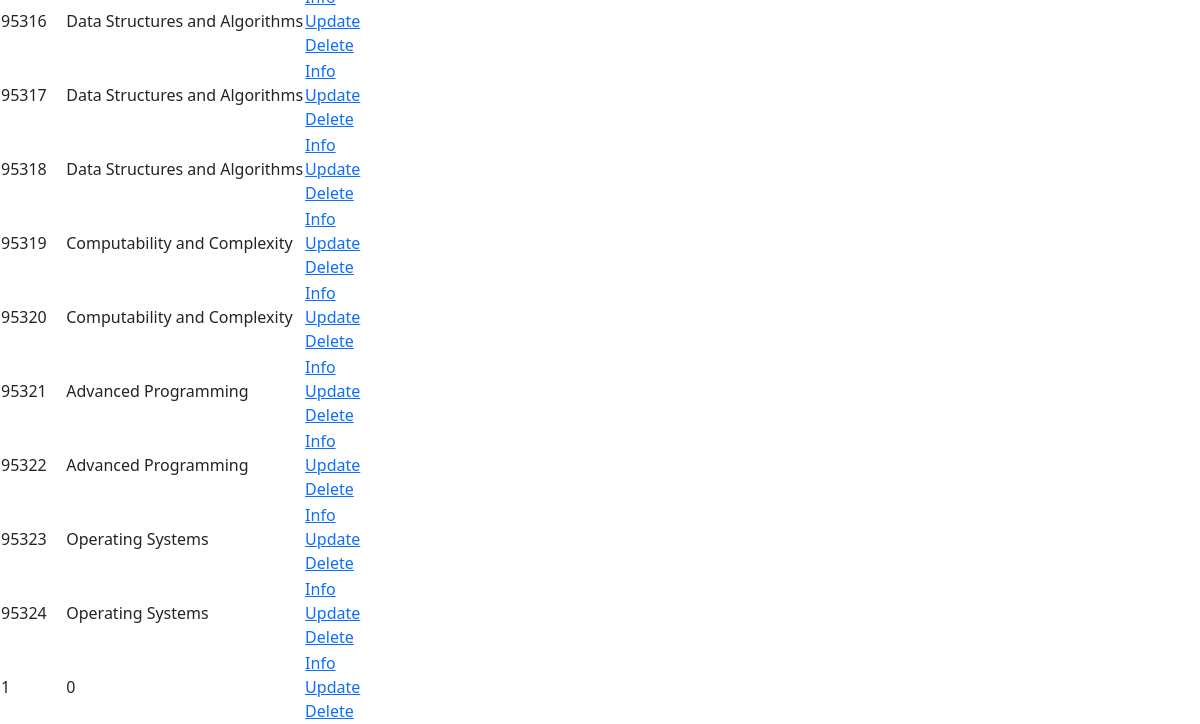
/adminCourses (lower part), run on an earlier commit of the app's database.
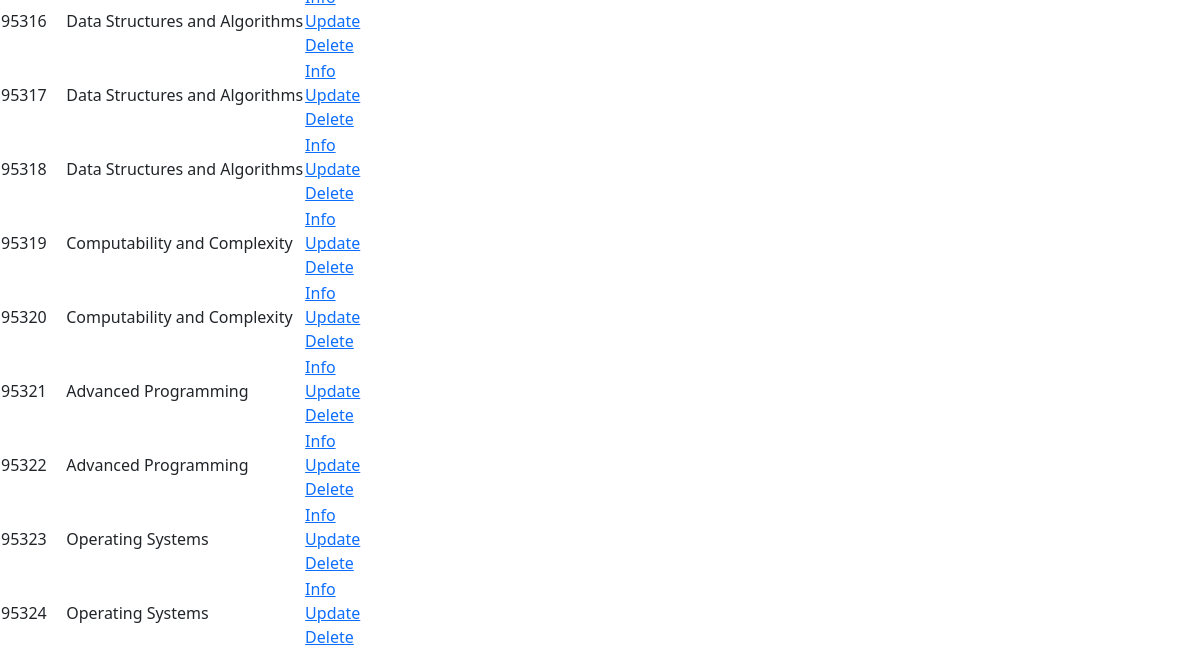
And on a later commit of the database.
### Flask.py (models this page shows, shortened)
class courses(db.Model):
    CRN=db.Column(db.String(200),primary_key=True,unique=True)
    classCode=db.Column(db.String(200),nullable=False)
    maxEnrollment=db.Column(db.Integer,nullable=False)
    enrollment=db.Column(db.Integer,nullable=False)
    courseTitle=db.Column(db.String(200),nullable=True)
    courseSection=db.Column(db.String(200),nullable=True)
    weekDays=db.Column(db.String(200),nullable=True)
    startTime=db.Column(db.String(200),nullable=True)
    endTime=db.Column(db.String(200),nullable=True)
    profid=db.Column(db.String(200),nullable=True)

### Flask.py (the view)
@app.route("/adminCourses")
def adminCourse():
    course = courses.query.all()
    return render_template('adminCourse.html', course=course)

### templates/adminCourse.html (shortened to what this page needs)
{% extends "basisAdmin.html"%}
{%block content%}
<table>
    {% for i in course %}
        <tr>
            <td>{{ i.CRN }}</td>
            <td>{{ i.courseTitle }}</td>
            <td>
                <a href="/adminCourseINFO/{{i.CRN}}">Info</a>
                <br>
                <a href="/adminEDIT/{{i.CRN}}">Update</a>
                <br>
                <a href="/adminREMOVE/{{i.CRN}}">Delete</a>
            </td>
        </tr>
        {% endfor %}
</table>
{%endblock%}

What changed in the data, as far as the page shows it:
removed courses: CRN "1", courseTitle "0"
